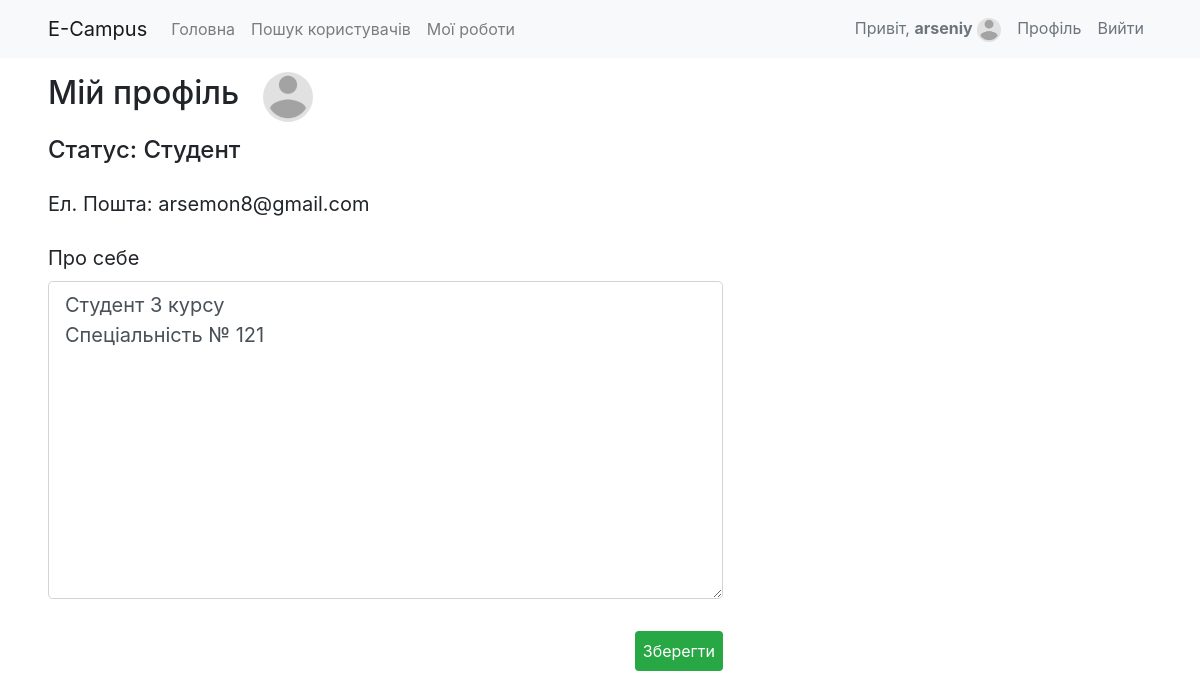
Page /sign/profile/ (signed in) on the committed database.
### authentication/models.py (models this page shows, shortened)
class User(AbstractUser):
    username = models.CharField(
        max_length=40,
        help_text="Required. 40 characters or fewer. Letters, digits and @/./+/-/_ only.",
        error_messages={
            "unique": "A user with that username already exists.",
        },
    )
    email = models.EmailField(unique=True)
    CAMPUS_TYPE_CHOICES = (
        ('teacher', 'Викладач'),
        ('student', 'Студент'),
    )
    def file_size_validator(image: models.ImageField):
        """
        Function that checks whether file size not exceed the limit
        :param image: django.db.models.ImageField, user's image
        :return: None, ValidationError if image size exceeds the limit
        """
        file_size = image.file.size
        megabyte_limit = 2.5
        if file_size > megabyte_limit * 1024 * 1024:
            raise ValidationError(f"File size should be {megabyte_limit} Mb")
    photo = models.ImageField(upload_to='avatars', validators=[
        FileExtensionValidator(allowed_extensions=['jpg', 'jpeg', 'png']),
        file_size_validator])
    campus_type = models.CharField(max_length=8, choices=CAMPUS_TYPE_CHOICES, default='student')
    bio = models.TextField(blank=True, null=True)
    USERNAME_FIELD = 'email'
    objects = CustomUserManager()
    REQUIRED_FIELDS = []

### authentication/views.py (the view, shortened to what this page needs)
# urls.py: path('profile/', views.my_profile_page, name="my_profile"),
@login_required
def my_profile_page(request):
    user = request.user
    form = UserProfileForm(instance=user)
    return render(request, 'authentication/my_profile.html', {'form': form})

### authentication/forms.py
class UserProfileForm(forms.ModelForm):
    password = forms.CharField(required=False, widget=forms.PasswordInput)
    class Meta:
        model = User
        fields = ['photo', 'bio', 'password']
    def __init__(self, *args, **kwargs):
        super(UserProfileForm, self).__init__(*args, **kwargs)
        for visible in self.visible_fields():
            visible.field.widget.attrs['class'] = 'form-control form-control-lg'

### templates/authentication/my_profile.html (shortened to what this page needs)
{% extends 'base.html' %}
{% load static %}
{% block content %}
    {% include 'navbar.html' %}
    <div class="mx-5 w-75">
        <div class="d-flex align-items-center">
            <h2 class="py-3 mr-4">Мій профіль</h2>
            <img src="{{ request.user.photo.url }}" alt="Аватар" style="height: 50px; border-radius: 50%">
        </div>
        <h4 class="">Статус: {{ request.user.get_campus_type_display }}</h4>
        <form class="mt-4 w-75" action="" method="post" enctype="multipart/form-data" style="font-size: 20px">
            <div class="form-group">
                <label for="score">Ел. Пошта: </label>
                {{ request.user.email }}
            </div>
            <div class="form-group">
                <label for="deadline">Про себе</label>
                {{ form.bio }}
            </div>
            <div class="form-group d-flex flex-row-reverse">
                <button type="submit" class="btn btn-success rounded py-2 px-2 h-25 my-3 border-0">Зберегти</button>
            </div>
        </form>
    </div>
{% endblock %}

### templates/base.html (shortened to what this page needs)
{% load static %}
<!DOCTYPE html>
<html lang="en">
<head>
    <link rel="stylesheet" type="text/css" href="{% static 'bootstrap/css/bootstrap.min.css' %}">
    <link rel="stylesheet" type="text/css" href="{% static 'fonts/style.css' %}">
</head>
<body>
    {% block content %}{% endblock content %}
</body>
</html>

### templates/navbar.html (shortened to what this page needs)
<nav class="navbar navbar-expand-lg navbar-light bg-light px-5">
    <a class="navbar-brand" href="{% url 'main' %}">E-Campus</a>
    <div class="collapse navbar-collapse" id="navbarSupportedContent">
        <ul class="navbar-nav mr-auto">
            <li class="nav-item">
                <a class="nav-link" href="{% url 'main' %}">Головна</a>
            </li>
            <li class="nav-item">
                <a class="nav-link" href="{% url 'search_users' %}">Пошук користувачів</a>
            </li>
            {% if request.user.is_authenticated %}
            <li class="nav-item">
                <a class="nav-link" href="{% url 'articles_by_user' %}">Мої роботи</a>
            </li>
            {% endif %}
        </ul>
        {% if request.user.is_authenticated %}
            <ul class="navbar-nav my-2 my-lg-0">
                <li class="nav-item">
                <span class="nav-link text-muted" href="#">Привіт, <span
                        class="font-weight-bold">{{ request.user.username }}</span>
                <img  src="{{ request.user.photo.url }}" alt="Аватар" style="height: 24px; border-radius: 50%"></span>
                </li>
                  <li class="nav-item">
                    <a class="nav-link text-muted" href="{% url 'my_profile' %}">Профіль</a>
                </li>
                <li class="nav-item">
                    <a class="nav-link text-muted" href="{% url 'logout' %}">Вийти</a>
                </li>
            </ul>
        {% else %}
            <ul class="navbar-nav my-2 my-lg-0">
                <li class="nav-item">
                    <a class="nav-link text-muted" href="{% url 'login' %}">Авторизуватись</a>
                </li>
            </ul>
        {% endif %}
    </div>
</nav>

### rows in the picture
User: user.username "arseniy", user.photo (placeholder picture), user.campus_type "Студент", user.email "arsemon8@gmail.com", bio "Студент 3 курсу Спеціальність № 121"
